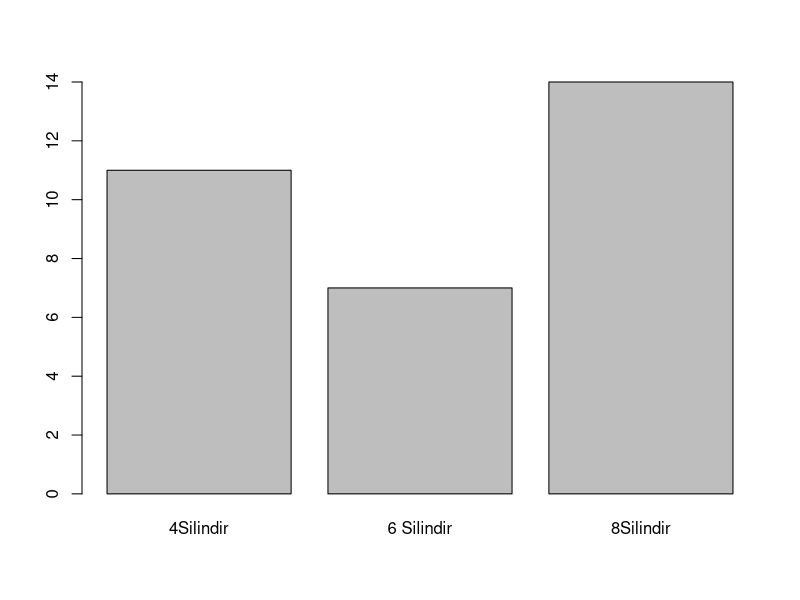
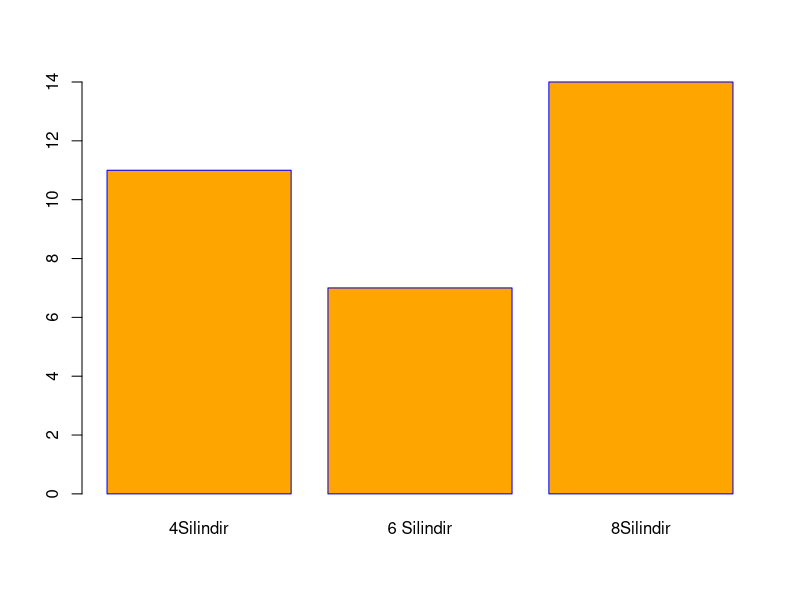
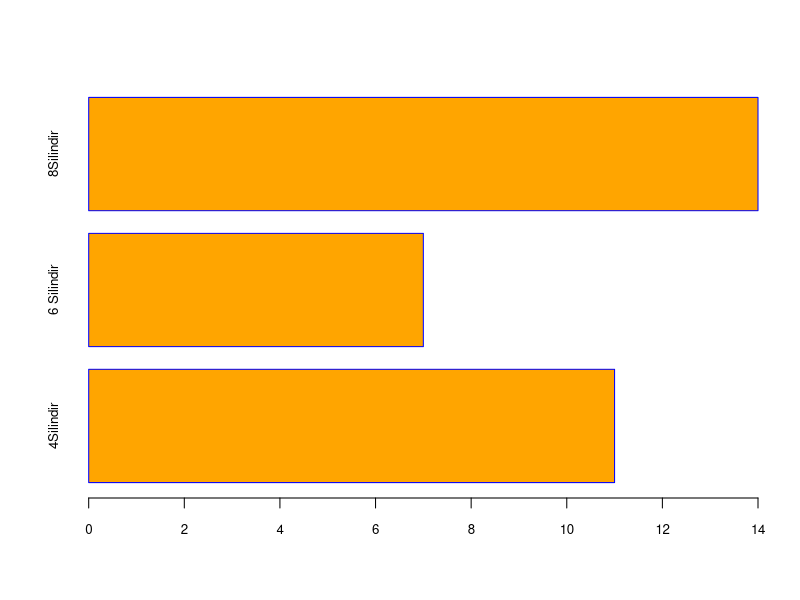
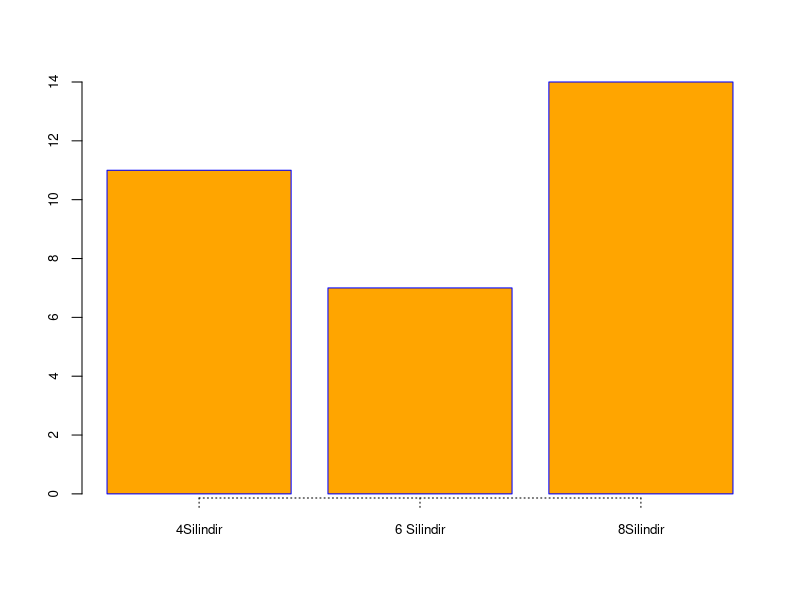
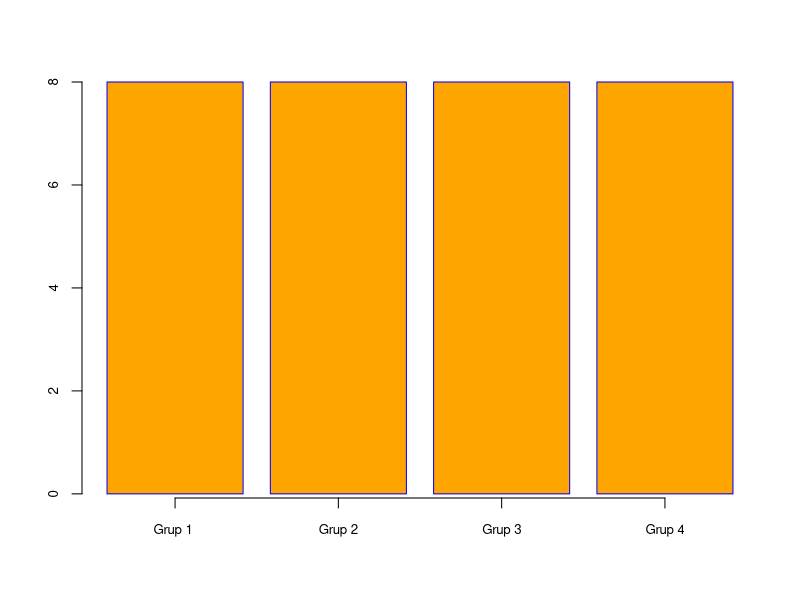
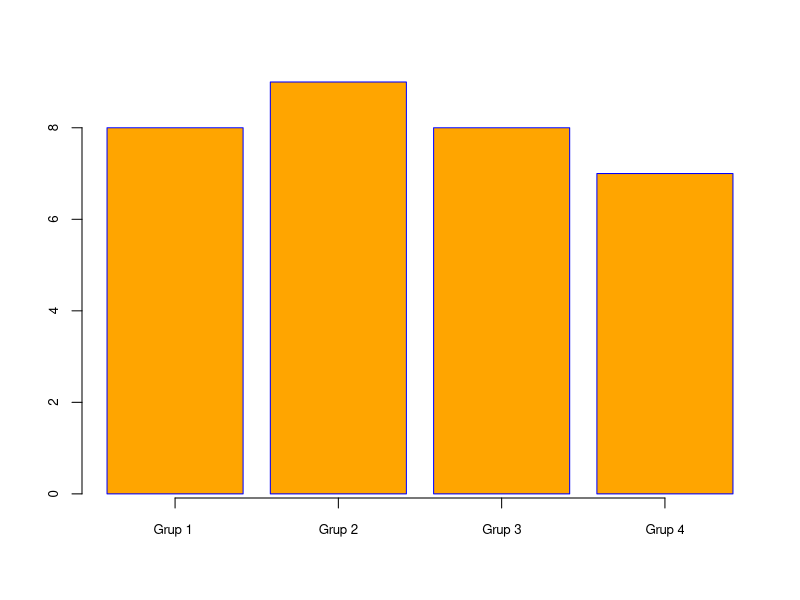

The R script that drew these images, in order:

View(mtcars)

height = table(mtcars$cyl) # nolint: assignment_linter.

barplot(height, names.arg = c ("4Silindir", "6 Silindir", "8Silindir")) # nolint: function_left_parentheses_linter, line_length_linter.

barplot(height, names.arg = c ( "4Silindir", "6 Silindir", "8Silindir"),# nolint
        col = "orange", # nolint
        border = "blue"
        )  # nolint 


barplot(height, names.arg = c ( "4Silindir", "6 Silindir", "8Silindir"),# nolint
        col = "orange", # nolint
        border = "blue",
        horiz = TRUE,
        cex.axis = 0.8,
        cex.names = 0.8
        ) # nolint

barplot(height, names.arg = c ( "4Silindir", "6 Silindir", "8Silindir"),# nolint
        col = "orange", # nolint
        border = "blue",
        horiz = FALSE,
        cex.axis = 0.8,
        cex.names = 0.8,
        axis.lty = 3
        ) # nolint

grup_f <- function(x){ # nolint: paren_body_linter, brace_linter.

    cey <- quantile(x) # nolint
    result <- character(length(x)) # nolint: object_usage_linter.

    grup_1 <- which(x <= cey[2])  # nolint
    grup_2 <- which(x <= cey[3] & x > cey[2])  # nolint: object_usage_linter.
    grup_3 <- which(x <= cey[4] & x > cey[3]) # nolint: object_usage_linter.
    grup_4 <- which(x > cey[4] & x <= cey[5]) # nolint

    result[grup_1] <- "Grup 1 " # nolint: indentation_linter.
    result[grup_2] <- "Grup 2 "
    result[grup_3] <- "Grup 3 "
    result[grup_4] <- "Grup 4 "

    return(result) # nolint: indentation_linter.

}

result <- grup_f((mtcars$disp))

d <- table(result)
d

barplot(d, names.arg = c ( "Grup 1 ", "Grup 2", "Grup 3", "Grup 4"),# nolint
        col = "orange", # nolint
        border = "blue",
        horiz = FALSE,
        cex.axis = 0.8,
        cex.names = 0.8,
        axis.lty = 1
        ) # nolint

quantile(mtcars$mpg)[2]


result <- grup_f((mtcars$hp))

d <- table(result)
d

barplot(d, names.arg = c ( "Grup 1 ", "Grup 2", "Grup 3", "Grup 4"),# nolint
        col = "orange", # nolint
        border = "blue",
        horiz = FALSE,
        cex.axis = 0.8,
        cex.names = 0.8,
        axis.lty = 1
        ) # nolint

quantile(mtcars$mpg)[2]
